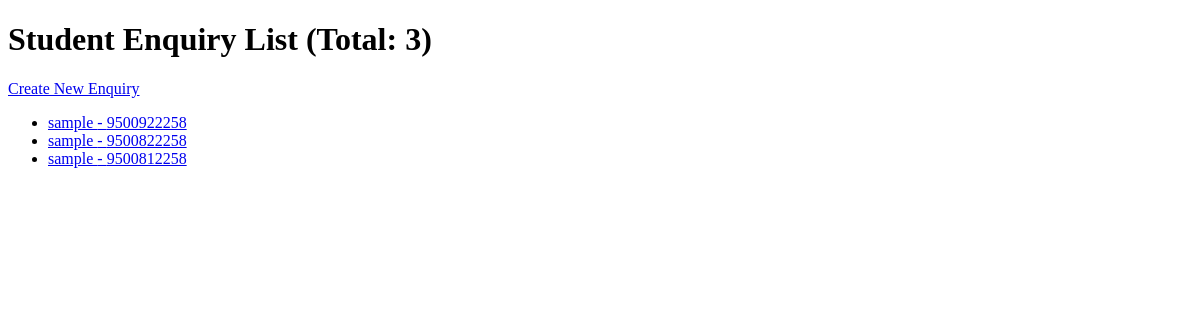
Before: / with the older database file.
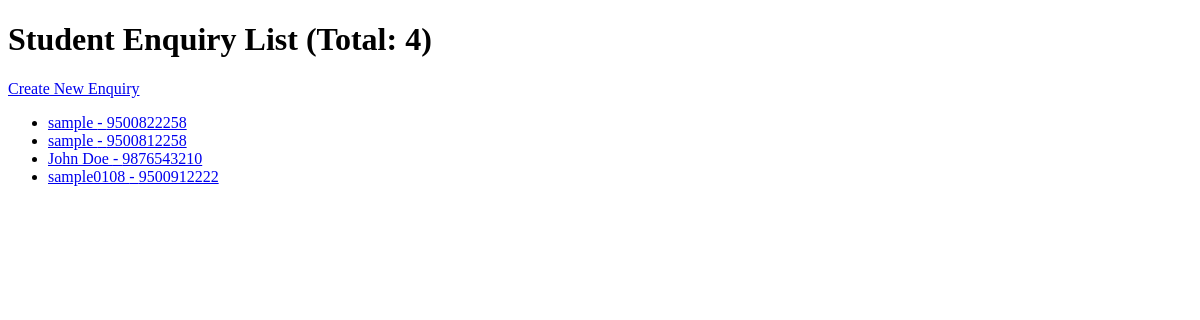
After: the same page with the newer database file.
### app/models.py (models this page shows, shortened)
class StudentEnquiry(models.Model):
    name = models.CharField(max_length=255, null=False, blank=False)
    dob = models.CharField(max_length=255, null=False, blank=False)
    mobile = models.CharField(unique=True, max_length=10, null=False, blank=False)
    email = models.EmailField(unique=True, null=False, blank=False)
    currently_working = models.CharField(max_length=3, null=False, blank=False, choices=[('yes', 'Yes'), ('no', 'No')])
    created_at = models.DateTimeField(auto_now_add=True)

### app/views.py (the view)
# urls.py: path('', views.student_list, name='student_list'),
def student_list(request):
    students = StudentEnquiry.objects.all()
    return render(request, 'student_list.html', {'students': students})

### app/templates/student_list.html (shortened to what this page needs)
<!DOCTYPE html>
<html>
<head>
</head>
<body>
    <h1>Student Enquiry List (Total: {{ students.count }})</h1>
    <a href="{% url 'student_create' %}">Create New Enquiry</a>
    <ul>
        {% for student in students %}
            <li>
                <a href="{% url 'student_detail' student.pk %}">
                    {{ student.name }} - {{ student.mobile }}
                </a>
            </li>
        {% endfor %}
    </ul>
</body>
</html>

Changed rows visible on the page:
removed StudentEnquiry: name "sample", mobile "9500922258"
added StudentEnquiry: name "John Doe", mobile "9876543210"
added StudentEnquiry: name "sample0108", mobile "9500912222"
Other visible differences:
{{ students.count }}: "3" → "4"
